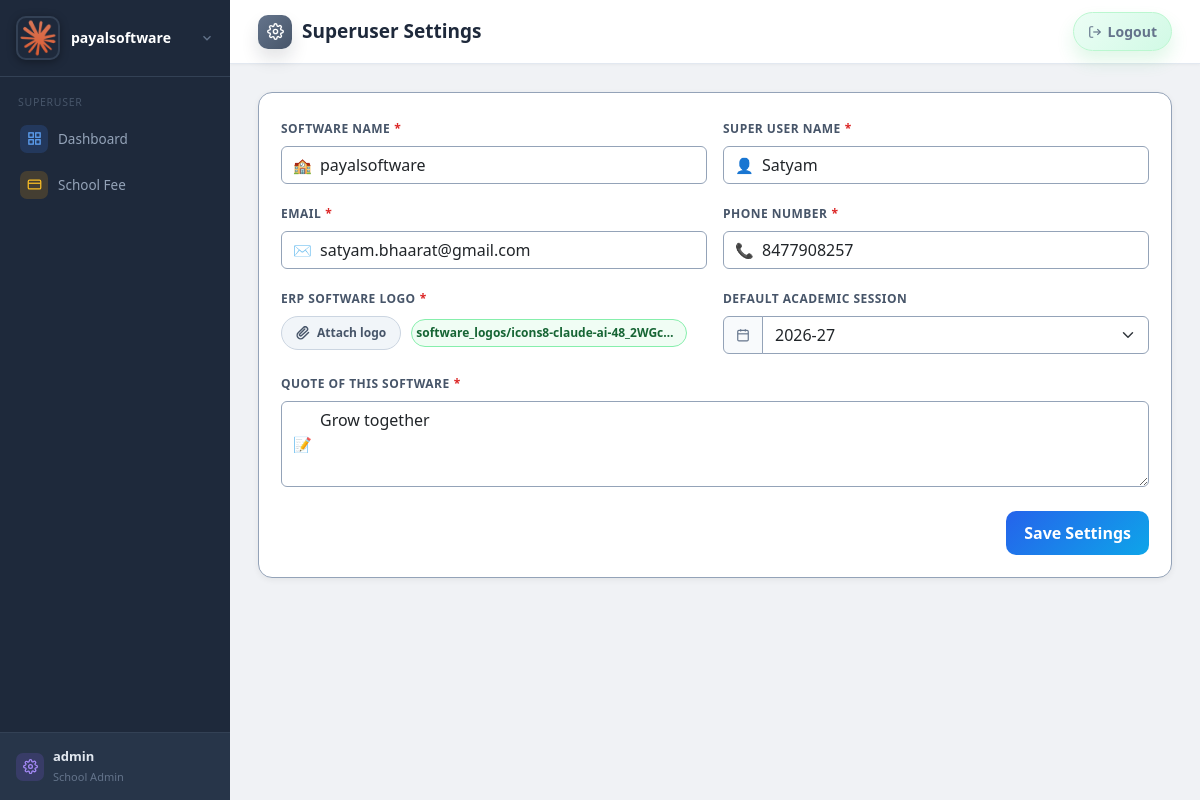
Page /super/settings/ (signed in) on the committed database.
### schoolapp/models.py (models this page shows, shortened)
class SuperUserSettings(models.Model):
    software_name = models.CharField(max_length=150, default='SchoolERP')
    superuser_name = models.CharField(max_length=150, blank=True)
    superuser_email = models.EmailField(blank=True)
    superuser_phone = models.CharField(max_length=20, blank=True)
    logo = models.ImageField(upload_to='software_logos/', blank=True, null=True)
    organization_address = models.TextField(blank=True)
    notes = models.TextField(blank=True)
    default_session = models.CharField(max_length=20, blank=True, default='',
                                       help_text='Default academic session shown on superuser dashboard and school fee pages.')
    updated_at = models.DateTimeField(auto_now=True)
    @classmethod
    def get_solo(cls):
        obj = cls.objects.order_by('pk').first()
        if obj:
            return obj
        return cls.objects.create()

class User(AbstractUser):
    SUPERUSER = 'superuser'
    SCHOOL_ADMIN = 'school_admin'
    ROLES = [(SUPERUSER, 'Super User'), (SCHOOL_ADMIN, 'School Admin')]
    role = models.CharField(max_length=20, choices=ROLES, default=SCHOOL_ADMIN)
    school = models.ForeignKey(School, on_delete=models.CASCADE, null=True, blank=True)
    def is_super(self):
        return self.role == self.SUPERUSER or self.is_superuser

### schoolapp/views/superuser_views.py (the view)
# urls.py: path('super/settings/', views.super_settings, name='super_settings'),
@super_only
def super_settings(request):
    settings_obj = SuperUserSettings.get_solo()
    if request.method == 'POST':
        form = SuperUserSettingsForm(request.POST, request.FILES, instance=settings_obj)
        if form.is_valid():
            instance = form.save(commit=False)
            if not request.FILES.get('logo'):
                instance.logo = settings_obj.logo
            instance.default_session = request.POST.get('default_session', '').strip()
            instance.save()
            settings_obj = SuperUserSettings.get_solo()
            messages.success(request, 'Settings saved successfully.')
            return redirect('super_settings')
        messages.error(request, 'Could not save settings. Please check the highlighted fields.')
    else:
        form = SuperUserSettingsForm(instance=settings_obj)
    session_choices = get_academic_session_choices(past_years=5, future_years=10)
    saved_session = settings_obj.default_session or ''
    if saved_session and saved_session not in {v for v, _ in session_choices}:
        session_choices.insert(0, (saved_session, saved_session))
    return render(request, 'superuser/settings.html', {
        'form': form,
        'settings_obj': settings_obj,
        'session_choices': session_choices,
        'selected_session': saved_session,
    })

### templates/superuser/settings.html (shortened to what this page needs)
{% extends 'base.html' %}
{% block page_title %}Superuser Settings{% endblock %}
{% block content %}
<div class="ss-wrap">
  <div class="ss-card">
    <div class="ss-body">
      <form method="post" enctype="multipart/form-data" class="row g-3">
        <div class="col-md-6">
          <label class="form-label">Software Name<span class="required">*</span></label>
          <div class="field-wrap">
            <span class="field-icon">🏫</span>
            {{ form.software_name }}
          </div>
        </div>
        <div class="col-md-6">
          <label class="form-label">Super User Name<span class="required">*</span></label>
          <div class="field-wrap">
            <span class="field-icon">👤</span>
            {{ form.superuser_name }}
          </div>
        </div>
        <div class="col-md-6">
          <label class="form-label">Email<span class="required">*</span></label>
          <div class="field-wrap">
            <span class="field-icon">✉️</span>
            {{ form.superuser_email }}
          </div>
        </div>
        <div class="col-md-6">
          <label class="form-label">Phone Number<span class="required">*</span></label>
          <div class="field-wrap">
            <span class="field-icon">📞</span>
            {{ form.superuser_phone }}
          </div>
        </div>
        <div class="col-md-6">
          <label class="form-label">ERP Software Logo<span class="required">*</span></label>
          <div class="logo-attach-row">
            <span class="logo-attach-btn" onclick="document.getElementById('logo-input').click()">
              <svg width="14" height="14" viewBox="0 0 24 24" fill="none" stroke="currentColor" stroke-width="2.5" stroke-linecap="round" stroke-linejoin="round"><path d="M21.44 11.05l-9.19 9.19a6 6 0 01-8.49-8.49l9.19-9.19a4 4 0 015.66 5.66L9.42 16.4a2 2 0 01-2.83-2.83l8.49-8.48"/></svg>
              Attach logo
            </span>
            {% if settings_obj.logo %}
            <div class="logo-chip">
              <span class="logo-chip-name">{{ settings_obj.logo.name }}</span>
            </div>
            {% endif %}
          </div>
        </div>
        <div class="col-md-6">
          <label class="form-label">Default Academic Session</label>
          <div class="input-group field-group">
            <span class="input-group-text">
              <svg width="14" height="14" fill="none" stroke="currentColor" stroke-width="2" viewBox="0 0 24 24"><rect x="3" y="4" width="18" height="18" rx="2"/><line x1="16" y1="2" x2="16" y2="6"/><line x1="8" y1="2" x2="8" y2="6"/><line x1="3" y1="10" x2="21" y2="10"/></svg>
            </span>
            <select name="default_session" id="id_default_session" class="form-select">
              {% for val, label in session_choices %}
                <option value="{{ val }}" {% if val == selected_session %}selected{% endif %}>{{ label }}</option>
              {% endfor %}
            </select>
          </div>
        </div>
        <div class="col-md-12">
          <label class="form-label">Quote of this software<span class="required">*</span></label>
          <div class="field-wrap">
            <span class="field-icon">📝</span>
            {{ form.organization_address }}
          </div>
        </div>
        <div class="col-12 d-flex justify-content-end pt-2">
          <button type="submit" class="btn btn-save">Save Settings</button>
        </div>
      </form>
    </div>
  </div>
</div>
{% endblock %}

### templates/base.html (shortened to what this page needs)
{% load static %}
<!DOCTYPE html>
<html lang="en">
<head>
<link rel="stylesheet" href="{% static 'css/style.css' %}">
<link rel="stylesheet" href="https://cdn.jsdelivr.net/npm/bootstrap@5.3.3/dist/css/bootstrap.min.css">
</head>
<body>
<div class="sidebar">
  <div class="brand" id="brand-profile">
    <button type="button" class="brand-trigger" onclick="toggleBrandProfile(event)" aria-expanded="false" aria-controls="brand-profile-menu">
      <div class="brand-inner">
        {% if app_settings and app_settings.logo %}
          <img src="{{ app_settings.logo.url }}" alt="{{ app_settings.software_name|default:'SchoolERP' }}" class="brand-logo">
        {% else %}
          <div class="brand-logo-fallback">
            <svg width="22" height="22" fill="none" stroke="#fff" stroke-width="2" viewBox="0 0 24 24"><path d="M3 9l9-7 9 7v11a2 2 0 0 1-2 2H5a2 2 0 0 1-2-2z"/><polyline points="9 22 9 12 15 12 15 22"/></svg>
          </div>
        {% endif %}
        <div class="brand-text">
          <div class="brand-name">{{ app_settings.software_name|default:'SchoolERP' }}</div>
        </div>
        <svg class="brand-chevron" width="14" height="14" fill="none" stroke="currentColor" stroke-width="2.2" viewBox="0 0 24 24"><polyline points="6 9 12 15 18 9"/></svg>
      </div>
    </button>
  </div>
  <nav>
    {% if user.is_super %}
      <div class="nav-section">Superuser</div>
      <a href="{% url 'super_dashboard' %}" {% if request.resolver_match.url_name == 'super_dashboard' %}class="active"{% endif %}>
        <span class="ni ni-blue"><svg width="15" height="15" fill="none" stroke="currentColor" stroke-width="2" viewBox="0 0 24 24"><rect x="3" y="3" width="7" height="7"/><rect x="14" y="3" width="7" height="7"/><rect x="3" y="14" width="7" height="7"/><rect x="14" y="14" width="7" height="7"/></svg></span>
        Dashboard
      </a>
      <a href="{% url 'super_school_fee_dashboard' %}" {% if request.resolver_match.url_name == 'super_school_fee_dashboard' or request.resolver_match.url_name == 'super_collect_fee' %}class="active"{% endif %}>
        <span class="ni ni-amber"><svg width="15" height="15" fill="none" stroke="currentColor" stroke-width="2" viewBox="0 0 24 24"><rect x="2" y="5" width="20" height="14" rx="2"/><line x1="2" y1="10" x2="22" y2="10"/></svg></span>
        School Fee
      </a>
    {% endif %}
  </nav>
  {% if not user.is_super %}
  <a href="{% url 'config_view' %}" class="user-info {% if request.resolver_match.url_name == 'config_view' %}active{% endif %}">
    <span class="ni ni-purple"><svg width="15" height="15" fill="none" stroke="currentColor" stroke-width="2" viewBox="0 0 24 24"><circle cx="12" cy="12" r="3"/><path d="M19.4 15a1.65 1.65 0 0 0 .33 1.82l.06.06a2 2 0 0 1-2.83 2.83l-.06-.06a1.65 1.65 0 0 0-1.82-.33 1.65 1.65 0 0 0-1 1.51V21a2 2 0 0 1-4 0v-.09A1.65 1.65 0 0 0 9 19.4a1.65 1.65 0 0 0-1.82.33l-.06.06a2 2 0 0 1-2.83-2.83l.06-.06A1.65 1.65 0 0 0 4.68 15a1.65 1.65 0 0 0-1.51-1H3a2 2 0 0 1 0-4h.09A1.65 1.65 0 0 0 4.6 9a1.65 1.65 0 0 0-.33-1.82l-.06-.06a2 2 0 0 1 2.83-2.83l.06.06A1.65 1.65 0 0 0 9 4.68a1.65 1.65 0 0 0 1-1.51V3a2 2 0 0 1 4 0v.09a1.65 1.65 0 0 0 1 1.51 1.65 1.65 0 0 0 1.82-.33l.06-.06a2 2 0 0 1 2.83 2.83l-.06.06A1.65 1.65 0 0 0 19.4 9a1.65 1.65 0 0 0 1.51 1H21a2 2 0 0 1 0 4h-.09a1.65 1.65 0 0 0-1.51 1z"/></svg></span>
    Settings
  </a>
  {% else %}
  <a href="{% url 'super_settings' %}" class="user-info {% if request.resolver_match.url_name == 'super_settings' %}active{% endif %}">
    <span class="ni ni-purple"></span>
    <div class="user-details">
      <strong>{{ user.username }}</strong>
      <small>{{ user.get_role_display }}</small>
    </div>
  </a>
  {% endif %}
</div>
<div class="main">
  <div class="topbar">
    <h1 class="page-title">
      {% with url_name=request.resolver_match.url_name|default:'' %}
        {% if url_name == 'student_list' or url_name == 'student_create' or url_name == 'student_edit' or url_name == 'student_delete' or url_name == 'student_promote' or url_name == 'student_fail' or url_name == 'student_transfer' or url_name == 'admission_bulk_upload' %}
          <span class="page-title-icon admission" aria-hidden="true">
            <svg fill="none" stroke="currentColor" stroke-width="2" viewBox="0 0 24 24"><path d="M16 21v-2a4 4 0 0 0-4-4H6a4 4 0 0 0-4 4v2"/><circle cx="9" cy="7" r="4"/><path d="M19 8v6"/><path d="M22 11h-6"/></svg>
          </span>
        {% elif 'payment' in url_name or url_name == 'super_school_fee_dashboard' or url_name == 'super_collect_fee' %}
          <span class="page-title-icon fee" aria-hidden="true">
            <svg fill="none" stroke="currentColor" stroke-width="2" viewBox="0 0 24 24"><rect x="3" y="4" width="18" height="16" rx="2"/><path d="M7 8h10"/><path d="M7 12h4"/><path d="M15 12h2"/><path d="M7 16h3"/></svg>
          </span>
        {% elif url_name == 'whatsapp_dashboard' %}
          <span class="page-title-icon whatsapp" aria-hidden="true">
            <svg fill="none" stroke="currentColor" stroke-width="2" viewBox="0 0 24 24"><path d="M18 8A6 6 0 0 0 6 8c0 7-3 9-3 9h18s-3-2-3-9"/><path d="M13.73 21a2 2 0 0 1-3.46 0"/></svg>
          </span>
        {% elif url_name == 'announcement_dashboard' %}
          <span class="page-title-icon announcement" aria-hidden="true">
            <svg fill="none" stroke="currentColor" stroke-width="2" viewBox="0 0 24 24"><path d="M3 11v2a1 1 0 0 0 1 1h2l3 3V8L6 11H4a1 1 0 0 0-1 1z"/><path d="M15 9a4 4 0 0 1 0 6"/><path d="M18 6a8 8 0 0 1 0 12"/></svg>
          </span>
        {% elif 'report' in url_name %}
          <span class="page-title-icon reports" aria-hidden="true">
            <svg fill="none" stroke="currentColor" stroke-width="2" viewBox="0 0 24 24"><path d="M14 2H6a2 2 0 0 0-2 2v16a2 2 0 0 0 2 2h12a2 2 0 0 0 2-2V8z"/><path d="M14 2v6h6"/><path d="M8 13h8"/><path d="M8 17h5"/></svg>
          </span>
        {% elif url_name == 'config_view' or url_name == 'super_settings' %}
          <span class="page-title-icon settings" aria-hidden="true">
          </span>
        {% endif %}
      {% endwith %}
      <span>{% block page_title %}Dashboard{% endblock %}</span>
    </h1>
    <div class="topbar-right">
      <a class="topbar-logout" href="{% url 'logout' %}">
        <svg width="14" height="14" fill="none" stroke="currentColor" stroke-width="2" viewBox="0 0 24 24"><path d="M9 21H5a2 2 0 0 1-2-2V5a2 2 0 0 1 2-2h4"/><polyline points="16 17 21 12 16 7"/><line x1="21" y1="12" x2="9" y2="12"/></svg>
        Logout
      </a>
    </div>
  </div>
  <div class="content">
    {% block content %}{% endblock %}
  </div>
</div>
</body>
</html>

### rows in the picture
SuperUserSettings: logo (picture), software_name "payalsoftware", superuser_name "Satyam", superuser_email "satyam.bhaarat@gmail.com", superuser_phone "8477908257", logo.name "software_logos/icons8-claude-ai-48_2WGc…", default_session "2026-27", organization_address "Grow together"
User: username "admin", role "School Admin"
